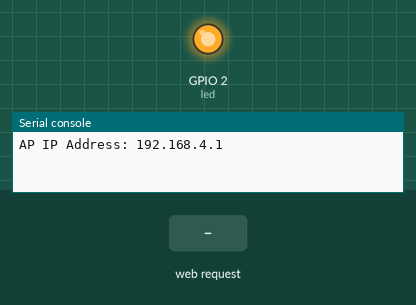
Simulated run of this program. Board: ESP32 board running MicroPython. On the bench: output pins drawn as LEDs (lit = HIGH), the last lines printed to the serial console. The test bench sets the inputs (shaded band). The board's own WiFi access point starts at once.

Above: at 1.2 s.
1.3 s: HTTP request GET /?action=on received
At 2.3 s:
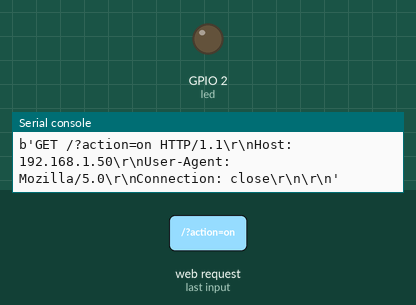
4.3 s: HTTP request GET /?action=off received
At 4.6 s:
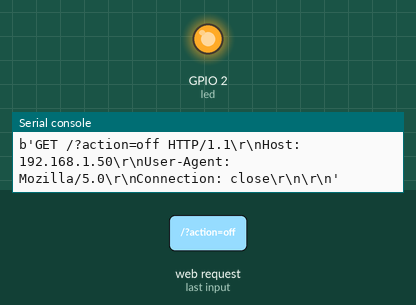
Timing chart, 0 to 7.3 s (numbered marks = the images above; inputs shaded):
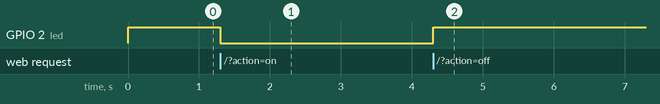

The program:

ESP32_Server_WebpagewithBUTTON.py
```python
import network
import usocket as socket
from machine import Pin

# Set up LED pin
led = Pin(2, Pin.OUT, value=1)  # GPIO2 is the built-in LED on most ESP32 boards

# Create an access point (AP)
ap = network.WLAN(network.AP_IF)
ap.active(True)
ap.config(essid="ESP-Server", password="ServerPass")

# Print the AP IP address
print("AP IP Address:", ap.ifconfig()[0])

# Define HTML content for the webpage
html = const("""
<!DOCTYPE html>
<html>
<head>
    <title>ESP32 LED Control</title>
</head>
<body>
    <h1>ESP32 LED Control</h1>
    <form>
        LED:
        <button type="submit" name="action" value="on">Turn On</button>
        <button type="submit" name="action" value="off">Turn Off</button>
    </form>
</body>
</html>
""")

# Create a function to handle client requests
def handle_request(client):
    request = client.recv(1024)
    print(request)

    # Check if request contains "GET / "
    if request.find(b"GET / ") != -1:
        client.send("HTTP/1.1 200 OK\r\nContent-Type: text/html\r\n\r\n")
        client.send(html)
        client.close()

    # Check if request contains "GET /?action=on"
    elif request.find(b"GET /?action=on") != -1:
        led.off()
        client.send("HTTP/1.1 200 OK\r\nContent-Type: text/html\r\n\r\n")
        client.send(html)
        client.close()

    # Check if request contains "GET /?action=off"
    elif request.find(b"GET /?action=off") != -1:
        led.on()
        client.send("HTTP/1.1 200 OK\r\nContent-Type: text/html\r\n\r\n")
        client.send(html)
        client.close()

# Set up a socket server
server = socket.socket(socket.AF_INET, socket.SOCK_STREAM)
server.bind(('0.0.0.0', 80))
server.listen(1)

# Main loop to handle client requests
while True:
    client, addr = server.accept()
    handle_request(client)
```

Measured:
- after the input at 1.3 s, GPIO 2 (led): HIGH → LOW at once
- after the input at 4.3 s, GPIO 2 (led): LOW → HIGH at once
